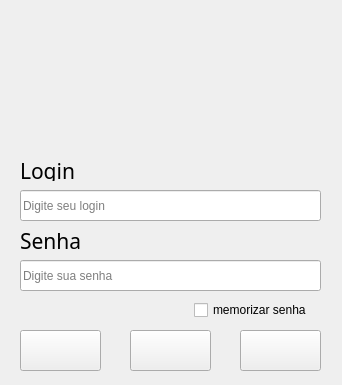
<?xml version="1.0" encoding="UTF-8"?>
<ui version="4.0">
 <class>Widget</class>
 <widget class="QWidget" name="Widget">
  <property name="enabled">
   <bool>true</bool>
  </property>
  <property name="geometry">
   <rect>
    <x>0</x>
    <y>0</y>
    <width>342</width>
    <height>385</height>
   </rect>
  </property>
  <property name="windowTitle">
   <string>Widget</string>
  </property>
  <property name="send" stdset="0">
   <iconset>
    <normaloff>../icons/send.png</normaloff>
    <normalon>../icons/send.png</normalon>../icons/send.png</iconset>
  </property>
  <widget class="QPushButton" name="send">
   <property name="geometry">
    <rect>
     <x>240</x>
     <y>330</y>
     <width>81</width>
     <height>41</height>
    </rect>
   </property>
   <property name="text">
    <string/>
   </property>
  </widget>
  <widget class="QPushButton" name="pushButton_2">
   <property name="geometry">
    <rect>
     <x>20</x>
     <y>330</y>
     <width>81</width>
     <height>41</height>
    </rect>
   </property>
   <property name="text">
    <string/>
   </property>
  </widget>
  <widget class="QLineEdit" name="pass">
   <property name="geometry">
    <rect>
     <x>20</x>
     <y>260</y>
     <width>301</width>
     <height>31</height>
    </rect>
   </property>
   <property name="echoMode">
    <enum>QLineEdit::Password</enum>
   </property>
   <property name="placeholderText">
    <string>Digite sua senha</string>
   </property>
  </widget>
  <widget class="QLabel" name="label_2">
   <property name="geometry">
    <rect>
     <x>20</x>
     <y>160</y>
     <width>71</width>
     <height>21</height>
    </rect>
   </property>
   <property name="font">
    <font>
     <family>STIXVariants</family>
     <pointsize>16</pointsize>
    </font>
   </property>
   <property name="text">
    <string>Login</string>
   </property>
  </widget>
  <widget class="QLabel" name="label_3">
   <property name="geometry">
    <rect>
     <x>20</x>
     <y>230</y>
     <width>71</width>
     <height>21</height>
    </rect>
   </property>
   <property name="font">
    <font>
     <family>STIXVariants</family>
     <pointsize>16</pointsize>
    </font>
   </property>
   <property name="text">
    <string>Senha</string>
   </property>
  </widget>
  <widget class="QLabel" name="icon">
   <property name="geometry">
    <rect>
     <x>120</x>
     <y>40</y>
     <width>161</width>
     <height>111</height>
    </rect>
   </property>
   <property name="text">
    <string/>
   </property>
  </widget>
  <widget class="QLineEdit" name="login">
   <property name="geometry">
    <rect>
     <x>20</x>
     <y>190</y>
     <width>301</width>
     <height>31</height>
    </rect>
   </property>
   <property name="echoMode">
    <enum>QLineEdit::Normal</enum>
   </property>
   <property name="placeholderText">
    <string>Digite seu login</string>
   </property>
  </widget>
  <widget class="QCheckBox" name="checkBox">
   <property name="geometry">
    <rect>
     <x>194</x>
     <y>300</y>
     <width>131</width>
     <height>20</height>
    </rect>
   </property>
   <property name="acceptDrops">
    <bool>false</bool>
   </property>
   <property name="inputMethodHints">
    <set>Qt::ImhNone</set>
   </property>
   <property name="text">
    <string>memorizar senha</string>
   </property>
  </widget>
  <widget class="QToolButton" name="account">
   <property name="geometry">
    <rect>
     <x>130</x>
     <y>330</y>
     <width>81</width>
     <height>41</height>
    </rect>
   </property>
   <property name="text">
    <string/>
   </property>
  </widget>
 </widget>
 <layoutdefault spacing="6" margin="11"/>
 <tabstops>
  <tabstop>login</tabstop>
  <tabstop>pass</tabstop>
  <tabstop>checkBox</tabstop>
  <tabstop>send</tabstop>
  <tabstop>account</tabstop>
  <tabstop>pushButton_2</tabstop>
 </tabstops>
 <resources/>
 <connections/>
</ui>
